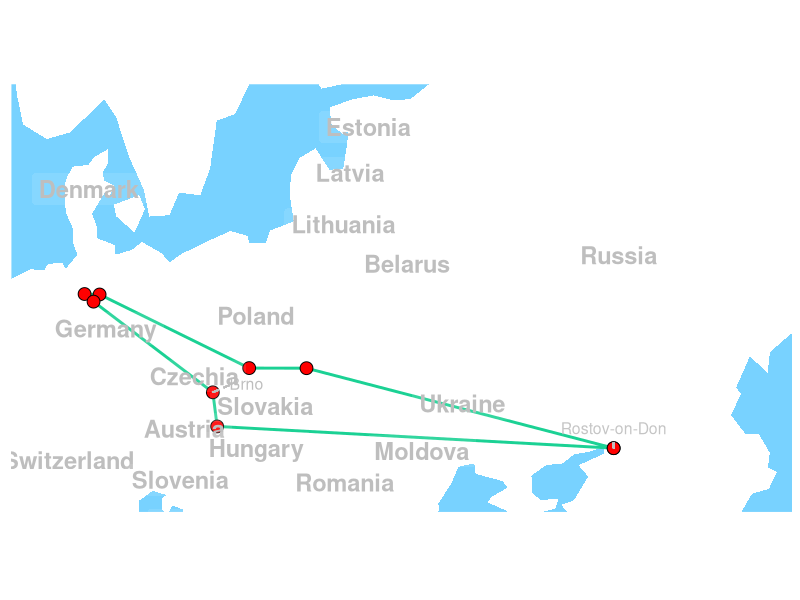
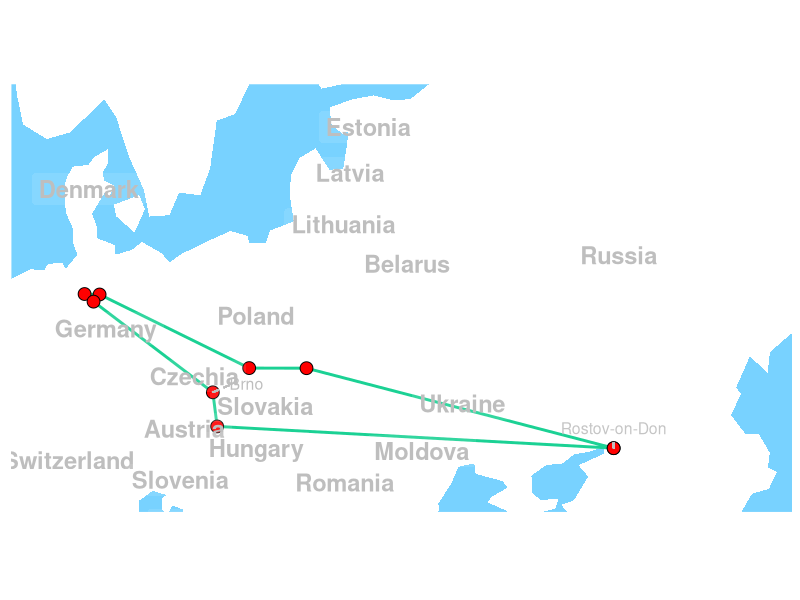

Generate these figures, in order, with R:
#!/usr/bin/env Rscript
args <- commandArgs(trailingOnly=TRUE)

library(ggplot2)
library(rnaturalearth)
library(dplyr)

europe_map <- ne_countries(continent = "europe", returnclass = "sf")

route_cities <- data.frame(
  lon = c(39.7015, 22.003, 18.7006, 10.0805, 9.2158, 9.732, 16.6068, 16.8546, 39.7015),
  lat = c(47.2357, 50.0412, 50.045, 52.6264, 52.643, 52.3759, 49.1951, 47.9984, 47.2357)
)

ggplot(data = europe_map) +
  geom_sf(fill = "white", color = NA) +
  geom_path(data = route_cities, aes(x = lon, y = lat), color = "#1bd194", size = 1, linetype = 1) +
  geom_point(data = route_cities, aes(x = lon, y = lat), color = "black", size = 4, shape = 21, fill = "#FF0000") +
  geom_sf_label(data = europe_map %>% filter(!(admin %in% c("Netherlands", "Belgium", "Luxembourg"))),
                aes(label = name), fill = "white", color = "grey", alpha = 0.1, size = 6, position = "identity", 
                fontface = "bold", label.size = NA) +
  annotate("text", x = 40, y = 54, label = "Russia", color = "grey", alpha = 1, size = 6, fontface = "bold") +
  annotate("text", x = 39.7015, y = 47.9357, label = "Rostov-on-Don", color = "grey", alpha = 0.9, size = 4) +
  annotate("text", x = 18.55, y = 49.1951 + 0.3, label = "Brno", color = "grey", alpha = 1, size = 4) +
  geom_segment(aes(x = 39.7015, y = 47.2357, xend = 39.7015, yend = 47.9357 - 0.3), color = "grey", linetype = "dashed") +
  geom_segment(aes(x = 16.6068, y = 49.1951, xend = 17.75, yend = 49.1951 + 0.3), color = "grey", linetype = "dashed") +
  coord_sf(xlim = c(5, 50), ylim = c(45, 60), expand = FALSE) +
  theme_minimal() +
  theme(
    panel.grid.major = element_blank(),
    panel.grid.minor = element_blank(),
    panel.background = element_rect(fill = "#78d2ff", colour = NA),
    text = element_text(size = 12),
    axis.text.x = element_blank(),
    axis.text.y = element_blank(),
    axis.ticks = element_blank(),
    axis.title.x = element_blank(),
    axis.title.y = element_blank()
  )

ggsave(args[1], width = 10, height = 6, dpi=600)
